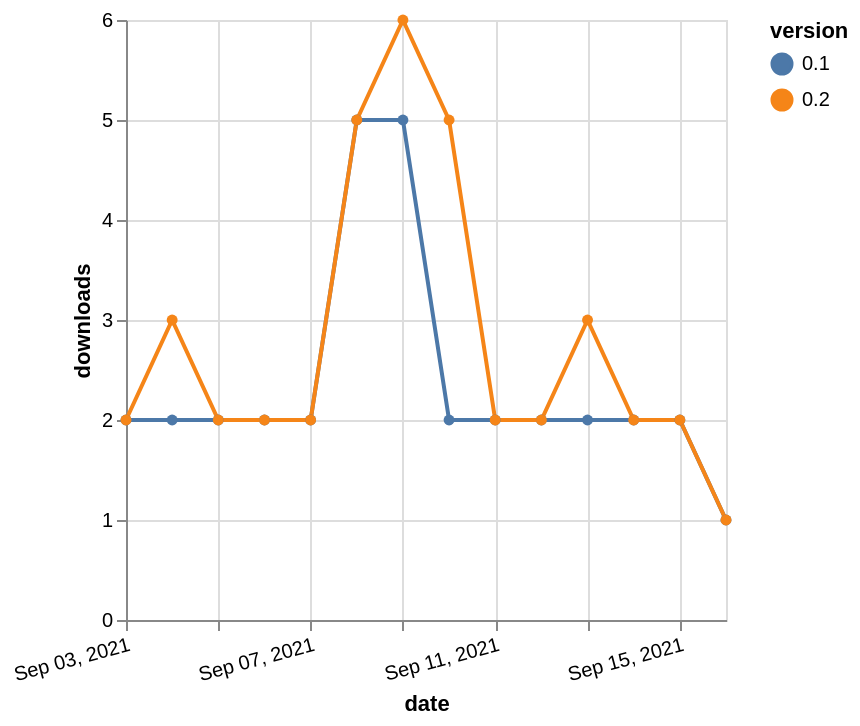

Describe this chart as a Vega-Lite specification.
### Vega-Lite specification from a JSON file in a GitHub repository (floating-point values rounded to 4 significant figures)
{"$schema": "https://vega.github.io/schema/vega-lite/v5.json", "description": "A simple bar chart with embedded data.", "data": {"values": [{"date": "2021-09-03", "total": 3351, "delta": 2, "version": "0.1"}, {"date": "2021-09-04", "total": 3353, "delta": 2, "version": "0.1"}, {"date": "2021-09-05", "total": 3355, "delta": 2, "version": "0.1"}, {"date": "2021-09-06", "total": 3357, "delta": 2, "version": "0.1"}, {"date": "2021-09-07", "total": 3359, "delta": 2, "version": "0.1"}, {"date": "2021-09-08", "total": 3364, "delta": 5, "version": "0.1"}, {"date": "2021-09-09", "total": 3369, "delta": 5, "version": "0.1"}, {"date": "2021-09-10", "total": 3371, "delta": 2, "version": "0.1"}, {"date": "2021-09-11", "total": 3373, "delta": 2, "version": "0.1"}, {"date": "2021-09-12", "total": 3375, "delta": 2, "version": "0.1"}, {"date": "2021-09-13", "total": 3377, "delta": 2, "version": "0.1"}, {"date": "2021-09-14", "total": 3379, "delta": 2, "version": "0.1"}, {"date": "2021-09-15", "total": 3381, "delta": 2, "version": "0.1"}, {"date": "2021-09-16", "total": 3382, "delta": 1, "version": "0.1"}, {"date": "2021-09-03", "total": 4069, "delta": 2, "version": "0.2"}, {"date": "2021-09-04", "total": 4072, "delta": 3, "version": "0.2"}, {"date": "2021-09-05", "total": 4074, "delta": 2, "version": "0.2"}, {"date": "2021-09-06", "total": 4076, "delta": 2, "version": "0.2"}, {"date": "2021-09-07", "total": 4078, "delta": 2, "version": "0.2"}, {"date": "2021-09-08", "total": 4083, "delta": 5, "version": "0.2"}, {"date": "2021-09-09", "total": 4089, "delta": 6, "version": "0.2"}, {"date": "2021-09-10", "total": 4094, "delta": 5, "version": "0.2"}, {"date": "2021-09-11", "total": 4096, "delta": 2, "version": "0.2"}, {"date": "2021-09-12", "total": 4098, "delta": 2, "version": "0.2"}, {"date": "2021-09-13", "total": 4101, "delta": 3, "version": "0.2"}, {"date": "2021-09-14", "total": 4103, "delta": 2, "version": "0.2"}, {"date": "2021-09-15", "total": 4105, "delta": 2, "version": "0.2"}, {"date": "2021-09-16", "total": 4106, "delta": 1, "version": "0.2"}]}, "width": "container", "mark": {"type": "line", "point": {"filled": true}}, "encoding": {"x": {"field": "date", "type": "temporal", "timeUnit": "yearmonthdate", "title": "date", "axis": {"labelAngle": -15}}, "y": {"field": "delta", "type": "quantitative", "title": "downloads"}, "color": {"field": "version", "type": "nominal"}, "tooltip": {"field": "delta"}}}
